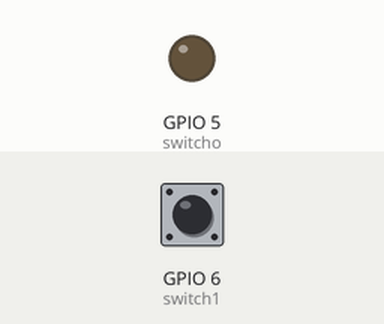
This program was run on a simulated Raspberry Pi (BCM pin numbers). Parts: output pins drawn as LEDs (lit = HIGH). Dashed ring = blinking. The inputs (shaded band) are chosen by the test bench; at power-on: GPIO 6 (switch1) LOW.

Above: at 1.2 s.
1.3 s: GPIO 6 (switch1) pulled HIGH for 1 s
At 1.75 s:
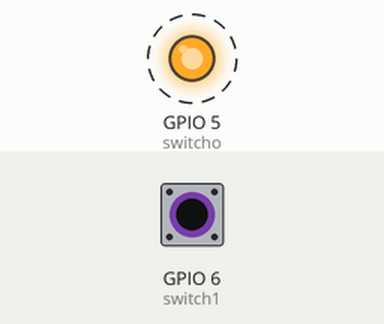
4.0 s: GPIO 6 (switch1) pulled HIGH for 0.15 s
At 5.5 s:
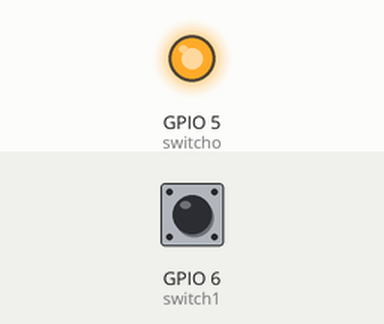
5.8 s: GPIO 6 (switch1) pulled HIGH for 3.2 s
At 10.4 s:
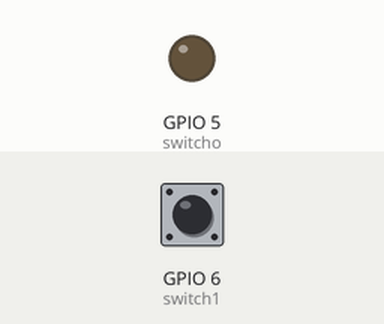
Timing chart, 0 to 11.9 s (numbered marks = the images above; inputs shaded):
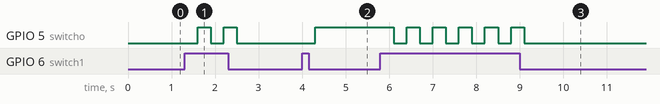

The program:

sw3.py
```python
## 스위치 1개로 점멸하기

#-*- coding: utf-8-*-
import RPi.GPIO as GPIO
import time

switch1 = 6
switcho = 5
state = 1

GPIO.setmode(GPIO.BCM)
GPIO.setup(switch1, GPIO.IN)
GPIO.setup(switcho, GPIO.OUT)

try:
	while True:
		if GPIO.input(switch1) == True:
			time.sleep(0.3)
			state += 1

		if state % 2 == 0:
			GPIO.output(switcho, True)
			#print("ON")
		elif state % 2 != 0:
			GPIO.output(switcho, False)
			#print("OFF")

except KeyboardInterrupt:
    GPIO.cleanup()
```

Measured:
- after the input at 1.3 s, GPIO 5 (switcho): alternates HIGH for 0.30 s and LOW for 0.30 s, 4 changes in all, then stays LOW, starting after 0.30 s
- after the input at 4.0 s, GPIO 5 (switcho): LOW → HIGH after 0.30 s
- after the input at 5.8 s, GPIO 5 (switcho): alternates HIGH for 0.30 s and LOW for 0.30 s, 11 changes in all, then stays LOW, starting after 0.30 s
